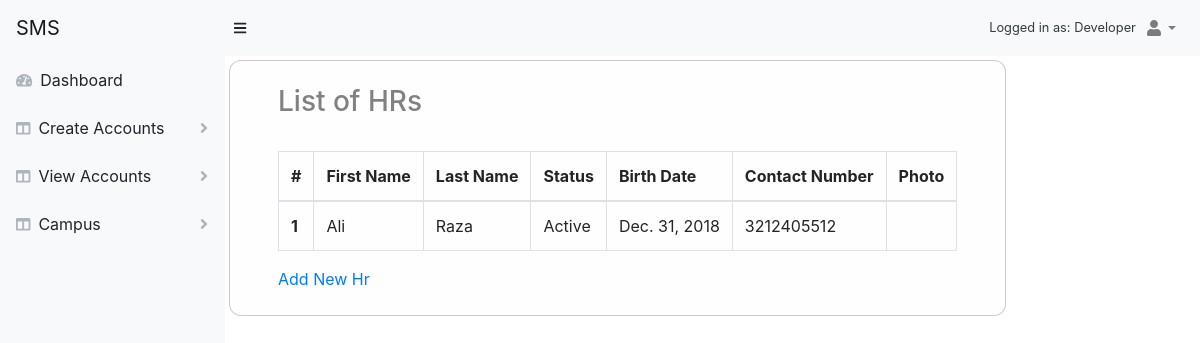
Before: /account/view-hr/ (signed in) with the older database file.
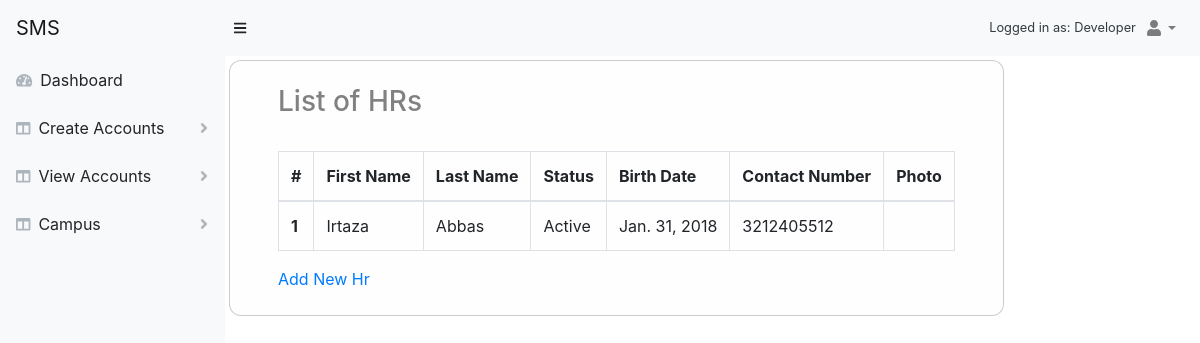
After: the same page with the newer database file.
### accounts/models.py (models this page shows, shortened)
class Profile(models.Model):
    user = models.OneToOneField(User, on_delete=models.CASCADE ,default=1)
    photo = models.ImageField(upload_to=settings.MEDIA_ROOT+'/images/profile_images/%Y%m%d', null=True, blank=True, default='/media/images/default.jpg')
    birth_date = models.DateField()
    date_left = models.DateField(null=True, blank=True)
    salary = models.FloatField(max_length=6)
    contact_number = models.CharField(max_length=11)
    address = models.ForeignKey(Address, on_delete=models.CASCADE, default=1)
    CHOICES = [('M', 'Male'), ('F', 'Female')]
    gender = models.CharField(_('gender'), max_length=1, choices=CHOICES)
    class Meta:
        abstract = True

class HrStaff(Profile):
    class Meta:
        db_table = 'HrStaff'
        verbose_name = _('hr staff')
        verbose_name_plural = _('hr staff')

class User(AbstractBaseUser, PermissionsMixin):
    email = models.EmailField(_('email address'), unique=True)
    first_name = models.CharField(_('first name'), max_length=30, blank=True)
    last_name = models.CharField(_('last name'), max_length=30, blank=True)
    date_joined = models.DateTimeField(_('date joined'), auto_now_add=True)
    is_active = models.BooleanField(_('active'), default=True)
    is_staff = models.BooleanField(_('staff'), default=True)
    objects = UserManager()
    USERNAME_FIELD = 'email'
    REQUIRED_FIELDS = []
    class Meta:
        db_table = "User"
        verbose_name = _('user')
        verbose_name_plural = _('users')

### accounts/views.py (the view)
# urls.py: path('view-hr/', views.ViewHrUser.as_view(), name='view_hr'),
class ViewHrUser(View):
    template_name = 'accounts/hr/hrs.html'
    def get(self, request):
        hrs = HrStaff.objects.all()
        context = { 'hrs': hrs }
        return render(request, self.template_name, context)

### templates/accounts/hr/hrs.html (shortened to what this page needs)
{% extends 'layouts/base.html' %}
{% block content %}
<div class="container">
        <h3>List of HRs</h3>
    <br>
    <table class="table table-lg table-bordered">
        <thead>
            <tr>
                <th>#</th>
                <th>First Name</th>
                <th>Last Name</th>
                <th>Status</th>
                <th>Birth Date</th>
                <th>Contact Number</th>
                <th>Photo</th>
            </tr>
        </thead>
        <tbody>
            {% for hr in hrs %}
                <tr>
                    <th>{{ forloop.counter }}</th>
                    <td>{{hr.user.first_name}}</td>
                    <td>{{hr.user.last_name}}</td>
                    <td>{% if hr.user.is_active %} Active {%else%} In-Active {% endif %}</td>
                    <td>{{hr.birth_date}}</td>
                    <td>{{hr.contact_number}}</td>
                    <td>{{hr.photo}}</td>
                </tr>
            {% endfor %}
        </tbody>
    </table>
    <a href="{% url 'accounts:create_hr' %}">Add New Hr</a>
</div>
{% endblock content %}

Changed rows visible on the page:
changed HrStaff: user.first_name "Ali" → "Irtaza"; user.last_name "Raza" → "Abbas"; birth_date "Dec. 31, 2018" → "Jan. 31, 2018"
